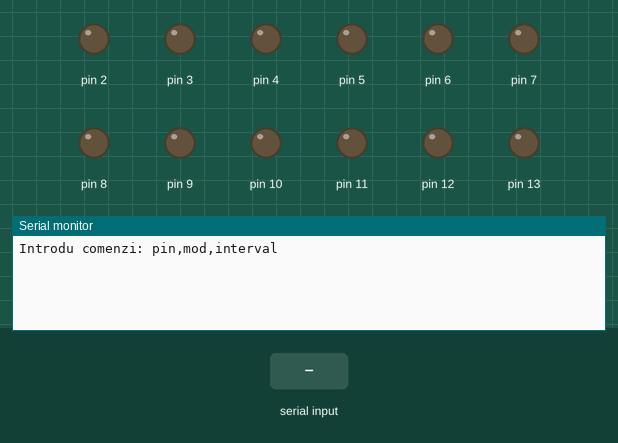
This sketch was run on a simulated Arduino Uno, built with avr-gcc and run on an emulated ATmega328P. Shown: output pins drawn as LEDs (lit = HIGH), the last lines printed to the serial monitor. The test bench sets the inputs (shaded band).

Above: at 1.2 s.
1.3 s: "fadein,1\n" received over Serial
At 2.0 s:
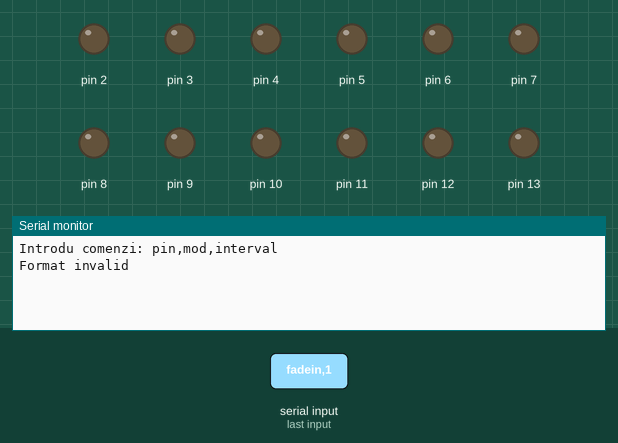
2.8 s: "1,90,45\n" received over Serial
At 3.1 s:
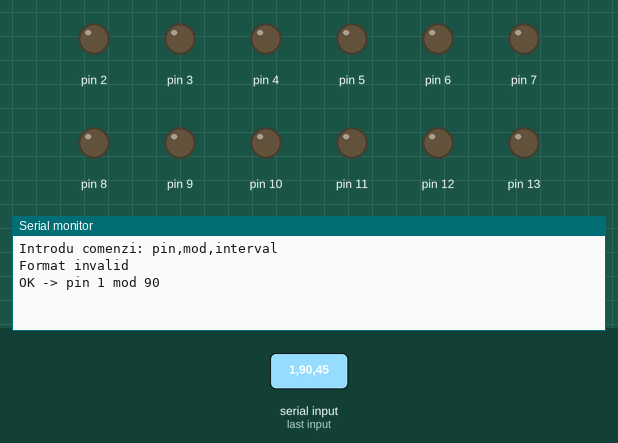

Measured:
- after the input at 1.3 s, the serial monitor: prints a new line at once (image 1)
- after the input at 2.8 s, the serial monitor: prints a new line at once (image 2)

The sketch:

lab3.ino
```cpp
struct LedInfo {
  bool activ = false;
  String mod = "off";
  unsigned long interval = 0;
  unsigned long ultimulTimp = 0;
  int lumina = 0;
  int directie = 1;
};

LedInfo leduri[14];
String buffer;

void setup() {
  Serial.begin(9600);
  for (int p = 0; p < 14; p++) {
    pinMode(p, OUTPUT);
    digitalWrite(p, LOW);
  }
  Serial.println("Introdu comenzi: pin,mod,interval");
}

void loop() {
  while (Serial.available()) {
    char c = Serial.read();
    if (c == '\n') {
      proceseazaComanda(buffer);
      buffer = "";
    } else if (c != '\r') {
      buffer += c;
    }
  }

  unsigned long acum = millis();
  for (int p = 0; p < 14; p++) {
    if (leduri[p].activ) {
      actualizeazaLED(p, acum);
    }
  }
}

void proceseazaComanda(String s) {
  s.trim();
  int c1 = s.indexOf(',');
  int c2 = s.indexOf(',', c1 + 1);

  if (c1 < 0 || c2 < 0) {
    Serial.println("Format invalid");
    return;
  }

  int pin = s.substring(0, c1).toInt();
  String mod = s.substring(c1 + 1, c2);
  unsigned long timp = s.substring(c2 + 1).toInt();

  if (pin < 0 || pin > 13) {
    Serial.println("Pin invalid");
    return;
  }

  leduri[pin].activ = true;
  leduri[pin].mod = mod;
  leduri[pin].interval = timp;
  leduri[pin].ultimulTimp = millis();

  if (mod == "fadein") leduri[pin].lumina = 0;
  if (mod == "fadeout") leduri[pin].lumina = 255;
  leduri[pin].directie = 1;

  Serial.print("OK -> pin ");
  Serial.print(pin);
  Serial.print(" mod ");
  Serial.println(mod);
}

void actualizeazaLED(int pin, unsigned long acum) {
  LedInfo &L = leduri[pin];

  if (L.mod == "on") {
    digitalWrite(pin, HIGH);
    return;
  }

  if (L.mod == "off") {
    digitalWrite(pin, LOW);
    return;
  }

  if (L.mod == "blink") {
    if (acum - L.ultimulTimp >= L.interval) {
      L.ultimulTimp = acum;
      int st = digitalRead(pin);
      digitalWrite(pin, !st);
    }
    return;
  }

  if (L.mod == "fadein" || L.mod == "fadeout") {

    unsigned long pas = L.interval / 255;
    if (pas < 1) pas = 1;

    if (acum - L.ultimulTimp >= pas) {
      L.ultimulTimp = acum;

      if (L.mod == "fadein") {
        L.lumina++;
        if (L.lumina > 255) L.lumina = 255;
      }

      if (L.mod == "fadeout") {
        L.lumina--;
        if (L.lumina < 0) L.lumina = 0;
      }
    }

    int perioada = 5;
    unsigned long faza = acum % perioada;
    int onTime = (L.lumina * perioada) / 255;
    digitalWrite(pin, faza < onTime);
  }
}
```
